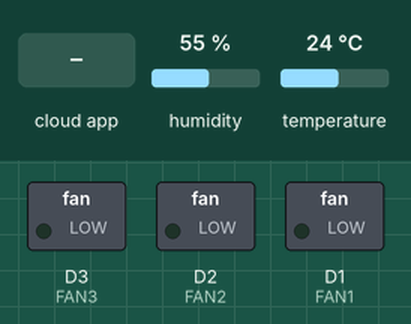
This sketch was run on a simulated ESP8266 (NodeMCU). Parts: switched loads named in the sketch (green lamp = pin HIGH). The inputs (shaded band) are chosen by the test bench; at power-on: humidity 55 %, temperature 24 °C. WiFi joins after 1.5 s; servers stay silent unless stated; what the sketch prints to the serial monitor is not drawn.

Above: at 3.1 s.
3.2 s: the phone or cloud app sets is_fan1_on to 1
At 4.1 s:
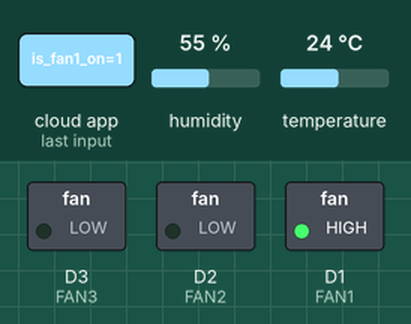
4.7 s: the phone or cloud app sets is_fan2_on to 1
At 5.8 s:
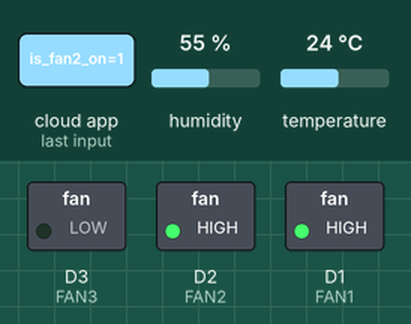
6.2 s: the phone or cloud app sets is_fan1_on to 0
At 7.4 s:
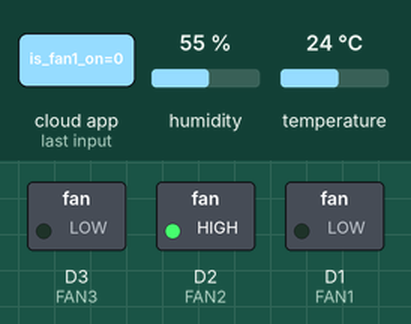
7.7 s: the phone or cloud app sets is_fan3_on to 1
At 8.8 s:
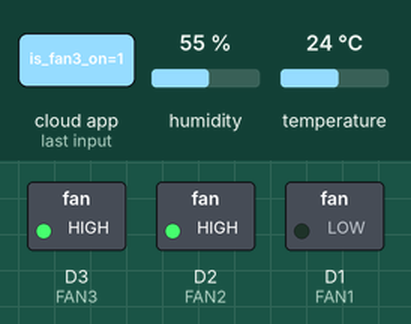
9.2 s: the phone or cloud app sets is_fan2_on to 0
At 10.4 s:
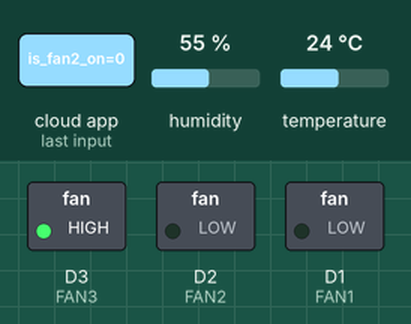
10.7 s: the phone or cloud app sets is_fan1_on to 1
At 11.0 s:
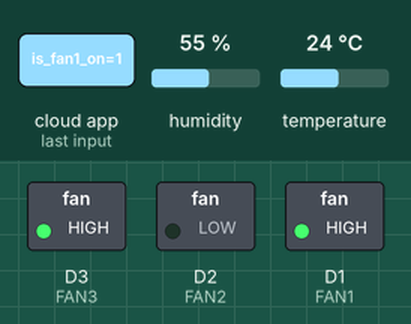
Timing chart, 0 to 13.2 s (numbered marks = the images above; inputs shaded):
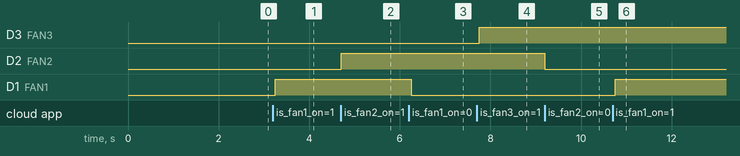

The sketch:

spf_board_1.ino
```cpp
#include <DHT.h>
#if defined(ESP32)
#include <WiFi.h>
#elif defined(ESP8266)
#include <ESP8266WiFi.h>
#endif
#include <Firebase_ESP_Client.h>
#include "addons/TokenHelper.h"
#include "addons/RTDBHelper.h"

// WIFI
#define WIFI_SSID "Elshaarawy_2.4G"
#define WIFI_PASSWORD "123flowbase123"

// firebase paramters
#define API_KEY "AIzaSyBawpvLIAaC2pWVgTCKl-Wx3F_5Fpk50t0"
#define DATABASE_URL "https://fir-p-f-b0543-default-rtdb.europe-west1.firebasedatabase.app/" //<databaseName>.firebaseio.com or <databaseName>.<region>.firebasedatabase.app

// firebase auth user emial and password
#define USER_EMAIL "user@test.com"
#define USER_PASSWORD "123456"

//Define Firebase auth and config
FirebaseAuth auth;
FirebaseConfig config;
FirebaseData fbdo;
FirebaseData fan1Stream;
FirebaseData fan2Stream;
FirebaseData fan3Stream;


// DHT11 pin
#define DHT_PIN    D0
DHT dht(DHT_PIN,DHT11); // ventilation/humidity , ventilation/temperature (report)
// fans pins
#define FAN1   D1 // ventilation/is_fan1_on (observe)
#define FAN2   D2 // ventilation/is_fan2_on (observe)
#define FAN3   D3 // ventilation/is_fan3_on (observe)
void setup()
{
  Serial.begin(9600);
  initPins();
  connectToWiFi();
  connectToFirebase();
  beginStreaming();
}

void loop() {
  if(Firebase.ready()){
    reportHumididty();
    delay(3000);
    reportTemperature();
    delay(3000);
  }

}

void initPins()
{
  dht.begin();
  pinMode (FAN1,OUTPUT);
  pinMode (FAN2,OUTPUT);
  pinMode (FAN3,OUTPUT);
}

void connectToWiFi()
{
  WiFi.begin(WIFI_SSID, WIFI_PASSWORD);
  Serial.print("Connecting to Wi-Fi");
  while (WiFi.status() != WL_CONNECTED)
  {
    Serial.print(".");
    delay(300);
  }
  Serial.println();
  Serial.print("Connected with IP: ");
  Serial.println(WiFi.localIP());
  Serial.println();
}

void connectToFirebase()
{
  Serial.printf("Firebase Client v%s\n\n", FIREBASE_CLIENT_VERSION);
  config.api_key = API_KEY;
  auth.user.email = USER_EMAIL;
  auth.user.password = USER_PASSWORD;
  config.database_url = DATABASE_URL;
  config.token_status_callback = tokenStatusCallback; //see addons/TokenHelper.h
  Firebase.begin(&config, &auth);
  Firebase.reconnectWiFi(true);
}

// Humididty
void reportHumididty(){
  String value = getHumidityLevel();
  bool isOk =Firebase.RTDB.setString(&fbdo, "/ventilation/humidity", value);
  Serial.println(isOk?"Humididty Reported":fbdo.errorReason().c_str());
}
String getHumidityLevel()
{
  float hum = dht.readHumidity();
  if(isnan(hum)){
    return "-1";
  }
  return String(hum/100);
}

// Temperature
void reportTemperature(){
  String value = getTemperatureLevel();
  bool isOk =Firebase.RTDB.setString(&fbdo, "/ventilation/temperature", value);
  Serial.println(isOk?"Temperature Reported":fbdo.errorReason().c_str());
}
String getTemperatureLevel()
{
  float temp = dht.readTemperature();
  if(isnan(temp)){
    return "-1";
  }
  return String(temp);
}

void beginStreaming()
{

  if (!Firebase.RTDB.beginStream(&fan1Stream, "/ventilation/is_fan1_on")){
    Serial.printf("fan1 begin error, %s\n\n", fan1Stream.errorReason().c_str());
  }
  Firebase.RTDB.setStreamCallback(&fan1Stream, fan1Callback, fan1StreamTimeoutCallback);

  if (!Firebase.RTDB.beginStream(&fan2Stream, "/ventilation/is_fan2_on")){
    Serial.printf("fan2 begin error, %s\n\n", fan2Stream.errorReason().c_str());
  }
  Firebase.RTDB.setStreamCallback(&fan2Stream, fan2Callback, fan2StreamTimeoutCallback);

  if (!Firebase.RTDB.beginStream(&fan3Stream, "/ventilation/is_fan3_on")){
    Serial.printf("fan3 begin error, %s\n\n", fan3Stream.errorReason().c_str());
  }
  Firebase.RTDB.setStreamCallback(&fan3Stream, fan3Callback, fan3StreamTimeoutCallback);

}
////////////////////////////////////////////////////////////////////////////////
///////////////////////////////////////FAN1////////////////////////////////////
////////////////////////////////////////////////////////////////////////////////
void fan1Callback(FirebaseStream data)
{
  int isOn = data.boolData();
  Serial.println(isOn?"FAN1 IS ON":"FAN1 IS OFF");
  digitalWrite(FAN1, isOn?HIGH:LOW);
}

void fan1StreamTimeoutCallback(bool timeout)
{
  if (timeout)
    Serial.println("Fan1 stream timeout, resuming...\n");
}
////////////////////////////////////////////////////////////////////////////////
///////////////////////////////////////FAN2////////////////////////////////////
////////////////////////////////////////////////////////////////////////////////
void fan2Callback(FirebaseStream data)
{
  int isOn = data.boolData();
  Serial.println(isOn?"FAN2 IS ON":"FAN2 IS OFF");
  digitalWrite(FAN2, isOn?HIGH:LOW);
}

void fan2StreamTimeoutCallback(bool timeout)
{
  if (timeout)
    Serial.println("Fan2 stream timeout, resuming...\n");
}
////////////////////////////////////////////////////////////////////////////////
///////////////////////////////////////FAN3////////////////////////////////////
////////////////////////////////////////////////////////////////////////////////
void fan3Callback(FirebaseStream data)
{
  int isOn = data.boolData();
  Serial.println(isOn?"FAN3 IS ON":"FAN3 IS OFF");
  digitalWrite(FAN3, isOn?HIGH:LOW);
}

void fan3StreamTimeoutCallback(bool timeout)
{
  if (timeout)
    Serial.println("Fan3 stream timeout, resuming...\n");
}
```

Measured:
- after the input at 3.2 s, D1 (FAN1): LOW → HIGH after 0.05 s
- after the input at 4.7 s, D2 (FAN2): LOW → HIGH at once
- after the input at 6.2 s, D1 (FAN1): HIGH → LOW after 0.05 s
- after the input at 7.7 s, D3 (FAN3): LOW → HIGH after 0.05 s
- after the input at 9.2 s, D2 (FAN2): HIGH → LOW at once
- after the input at 10.7 s, D1 (FAN1): LOW → HIGH after 0.05 s
